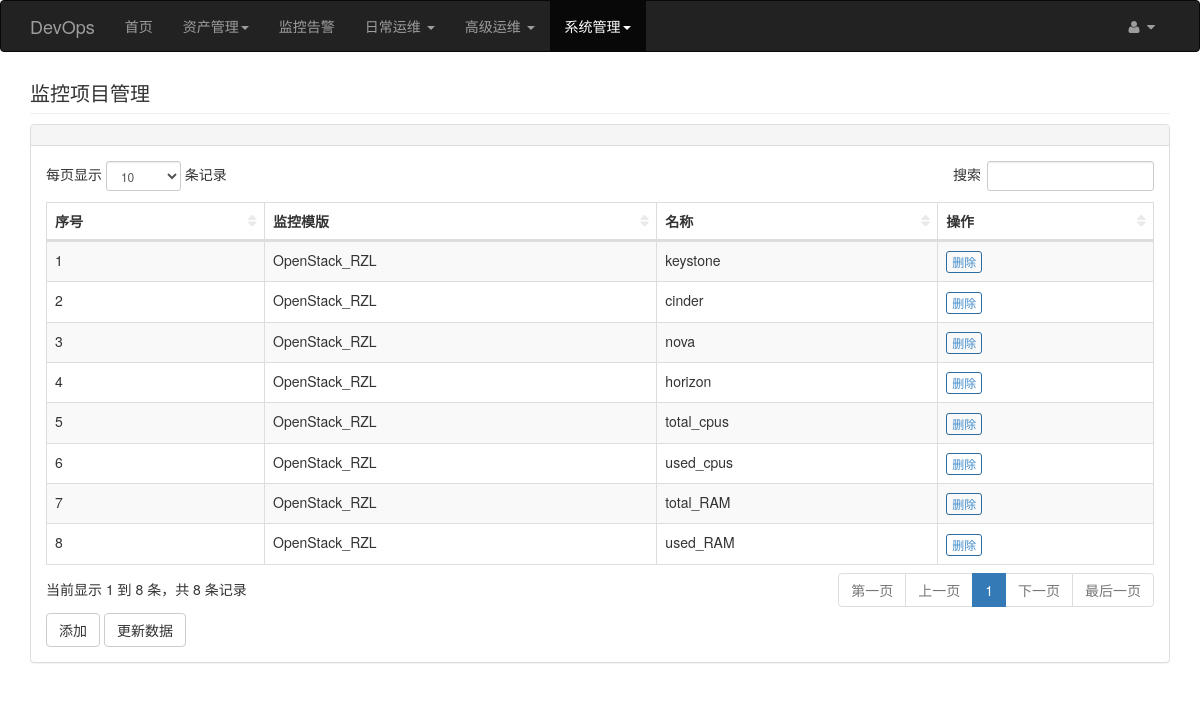
Page /cmp_item/index (signed in) on the committed database.
### app/models.py (models this page shows, shortened)
class Base(db.Model):
    __abstract__ = True
    id = db.Column(db.Integer, primary_key=True)
    created_at = db.Column(db.DateTime, default=datetime.now)
    updated_at = db.Column(db.DateTime, default=datetime.now, onupdate=datetime.now)

class CmpItem(Base):
    __tablename__ = 'cmp_items'
    name = db.Column(db.String(30), unique=True)
    applicationid = db.Column(db.Integer)
    itemid = db.Column(db.Integer)
    value = db.Column(db.String(50))
    notes = db.Column(db.TEXT())
    cmp_id = db.Column(db.Integer, db.ForeignKey('cmps.id'))

class Cmp(Base):
    __tablename__ = 'cmps'
    name = db.Column(db.String(30), unique=True)
    groupid = db.Column(db.Integer)
    hostid = db.Column(db.Integer)
    notes = db.Column(db.TEXT())
    cmp_items = db.relationship('CmpItem', backref='cmp', lazy='dynamic')

### app/cmp_item/views.py (the view)
@cmp_item.route('/index', methods=['GET'])
@login_required
def index():
    header = u'管理'
    objects = CmpItem.query.all()
    return _render('index', locals())

### app/auth/views.py (called while the page is built)
@auth.before_app_request
def before_request():
    if current_user.is_authenticated:
        if not current_user.confirmed \
                and request.endpoint \
                and request.endpoint[:5] != 'auth.' \
                and request.endpoint != 'static':
            return redirect(url_for('auth.unconfirmed'))

### app/cmp_item/views.py (called while the page is built)
def _render(content, kwargs={}):
    new_header = MODULE_NAME + kwargs.get('header', '')
    kwargs.update(title_name=MODULE_NAME, header=new_header)
    html = "cmp_item/%s.html" % content
    return render_template(html, **kwargs)

### app/models.py (called while the page is built)
    @login_manager.user_loader
    def load_user(user_id):
        return User.query.get(int(user_id))

### app/templates/cmp_item/index.html (shortened to what this page needs)
{% extends "extends/base_table.html" %}
{% block table_content %}
    {% import 'macros/render_btn.html' as macros %}
    <div class="dataTable_wrapper">
        <table class="table table-striped table-bordered table-hover" id="dataTables-example">
            <thead>
            <tr>
                <th>序号</th>
                <th>监控模版</th>
                <th>名称</th>
                <th>操作</th>
            </tr>
            </thead>
            <tbody>
            {% for obj in objects %}
                <tr>
                    <td>{{ loop.index }}</td>
                    <td>{{ obj.cmp.name }}</td>
                    <td>{{ obj.name }}</td>
                    <td>
                        {{ macros.render_btn('删除', 'cmp_item.delete', obj.id) }}
                    </td>
                </tr>
            {% endfor %}
            </tbody>
        </table>
    </div>
    <div>
        {{ macros.render_add_btn('host_group.new') }}
        {{ macros.render_load_btn('更新数据') }}
    </div>
{% endblock %}

### app/templates/macros/render_btn.html (shortened to what this page needs)
{% macro render_btn(name, url, id) %}
    <a href="{{ url_for(url, id=id) }}"
       class="btn btn-outline btn-primary btn-xs">{{ name }}
    </a>
{% endmacro %}
{% macro render_load_btn(name, tip_msg='') %}
    {% set tip_msg = tip_msg or "正在%s" % name %}
    <a href="#" id="load" data-loading-text="<i class='fa fa-spinner fa-spin'></i> {{ tip_msg }} "
       class="btn btn-outline btn-default">{{ name }}
    </a>
{% endmacro %}
{% macro render_add_btn(url) %}
    <a href="{{ url_for(url) }}" class="btn btn-outline btn-default">添加</a>
{% endmacro %}

### app/static/bs/css/sb-admin-2.css (style rules this page uses)
body { background-color: #f8f8f8; }
.btn-outline { color: inherit; background-color: transparent; transition: all .5s; }
.btn-primary.btn-outline { color: #428bca; }
table.dataTable thead .sorting, table.dataTable thead .sorting_asc, table.dataTable thead .sorting_desc, table.dataTable thead .sorting_asc_disabled, table.dataTable thead .sorting_desc_disabled { background: 0 0; }
table.dataTable thead .sorting_asc:after { content: "\f0de"; float: right; font-family: fontawesome; }
table.dataTable thead .sorting:after { content: "\f0dc"; float: right; font-family: fontawesome; color: rgba(50,50,50,.5); }

### app/static/bs/css/custom.css (style rules this page uses)
body { background-color: #fff; }

### rows in the picture
CmpItem: cmp.name "OpenStack_RZL", name "keystone", name "删除"
CmpItem: cmp.name "OpenStack_RZL", name "cinder", name "删除"
CmpItem: cmp.name "OpenStack_RZL", name "nova", name "删除"
CmpItem: cmp.name "OpenStack_RZL", name "horizon", name "删除"
CmpItem: cmp.name "OpenStack_RZL", name "total_cpus", name "删除"
CmpItem: cmp.name "OpenStack_RZL", name "used_cpus", name "删除"
CmpItem: cmp.name "OpenStack_RZL", name "total_RAM", name "删除"
CmpItem: cmp.name "OpenStack_RZL", name "used_RAM", name "删除"

### other values in the picture
{{ header }} "监控项目管理"
{{ name }} "更新数据"
